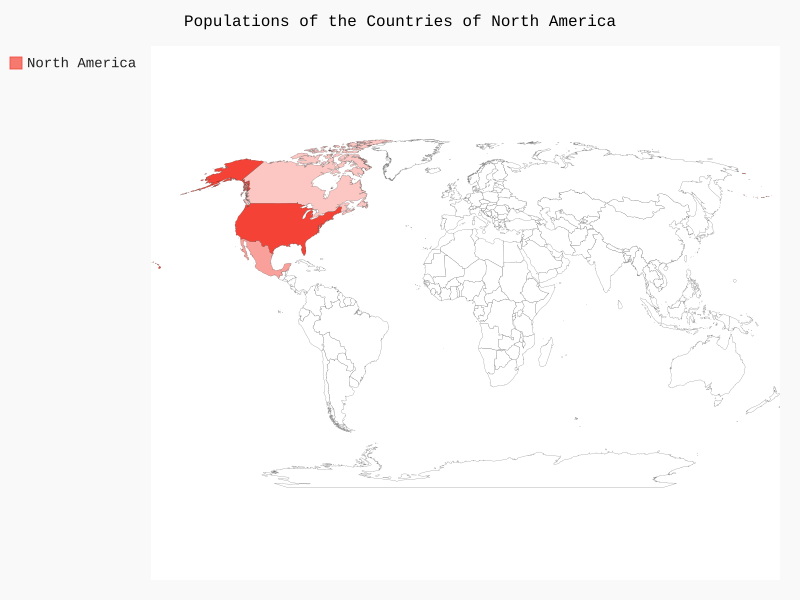

Generate this figure with Python:
from pygal.maps.world import World

wm = World()
wm.title = 'Populations of the Countries of North America'
wm.add('North America', {'ca': 34126000, 'us': 309349000, 'mx': 113423000})

wm.render_to_file('na_populations.svg')
